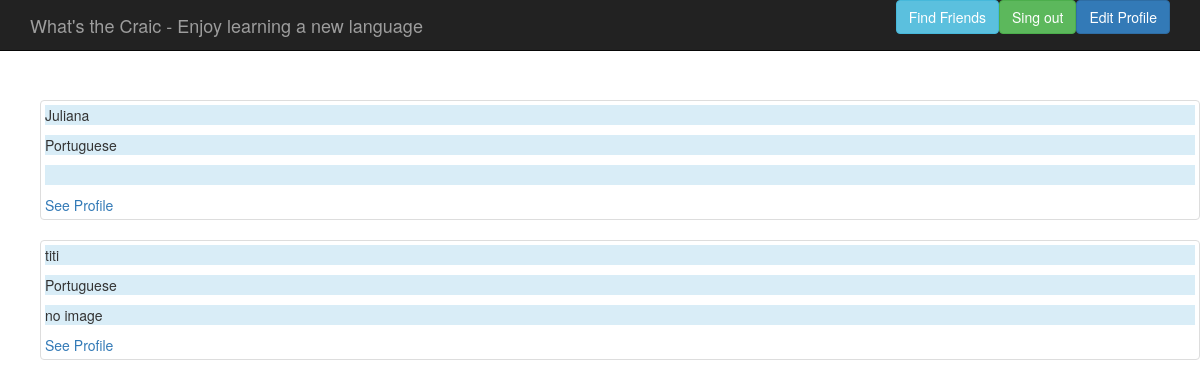
Page /profile/findfriends/ (signed in) on the committed database.
### profiles/models.py (models this page shows, shortened)
class Profile(models.Model):
	user = models.OneToOneField(settings.AUTH_USER_MODEL)
	name = models.CharField(max_length=100)
	email = models.EmailField(max_length=100, unique=True)
	nui_id = models.IntegerField(unique=True)
	staff = models.BooleanField(default=True)
	native = models.ForeignKey(Language)
	learning = models.ManyToManyField(Language, related_name="profile_languages")
	picture = models.ImageField(
		blank=True,
		null=True,
		upload_to=download_media_location
		) #, storage=FileSystemStorage(location=settings.PROTECTED_ROOT)
	def find_friends(self):
		possible_friends = set()
		teachers = Profile.find_teachers(self)
		for teacher in teachers:
			for language in teacher.learning.all():
				if self.native == language:
					possible_friends.add(teacher)
		for person in possible_friends.copy():
			if(person.are_friends(self)):
				possible_friends.remove(person)
			if person.waiting_friendship_approval(self):
				possible_friends.remove(person)
		return possible_friends
	def find_teachers(self):
		for language in self.learning.all():
			can_teach = Profile.objects.filter(native=language)
		return can_teach
	def are_friends(self, profile):
		friend = Friendship.objects.filter((Q(from_user=self) | Q(to_user=self)) & (Q(from_user=profile) | Q(to_user=profile)) & Q(status=True))
		if friend:
			return True
		else:
			return False
	def waiting_friendship_approval(self, profile):
		exist = Friendship.objects.filter((Q(from_user=self) | Q(to_user=self)) & (Q(from_user=profile) | Q(to_user=profile)) & Q(status=False))
		if exist:
			friend = Friendship.objects.get((Q(from_user=self) | Q(to_user=self)) & (Q(from_user=profile) | Q(to_user=profile)) & Q(status=False))
			if friend:
				return friend.from_user
		else:
			return False

### languages/models.py (models this page shows)
class Language(models.Model):
	name = models.CharField(max_length=100)
	code = models.CharField(max_length=10)
	flag = models.ImageField(
		blank=True,
		null=True,
		upload_to=download_media_location
		) #, storage=FileSystemStorage(location=settings.PROTECTED_ROOT)
	def __str__(self): #def __unicode__(self):
		return self.name

### profiles/views.py (the view)
class FindFriends(SuccessMessageMixin, TemplateView):
	template_name = "findfriends.html"
	def get_context_data(self, **kwargs):
		context = super(FindFriends, self).get_context_data(**kwargs)
		user = self.request.user
		profile = Profile.objects.get(user=self.request.user)
		possible_friends = Profile.find_friends(profile)
		context["profile"] = profile
		context["possible_friends"] = possible_friends
		context["site_name"] = 	"What's the Craic?"
		context["title"] = 	""
		context["submit_btn"] = ""
		return context

### templates/findfriends.html (shortened to what this page needs)
{% extends "base.html" %}
{% load staticfiles %}
{% block content %}
<nav class="navbar navbar-inverse navbar-fixed-top">
    <div class="container">
        <div class="navbar-header">
            <a class="navbar-brand" href="#">What's the Craic - Enjoy learning a new language</a>
        </div>
        <div id="navbar" class="navbar-collapse collapse">
            <a href="{% url 'profiles:update' profile.id %}" class="btn btn-primary pull-right">Edit Profile</a>
            <a href="{% url 'logout'%}" class="btn btn-success pull-right">Sing out</a>
            <a href="{% url 'profiles:findfriends'%}" class="btn btn-info pull-right">Find Friends</a>
        </div>
    </div>
</nav>
{% if possible_friends %}
    <ul style="margin-top: 100px;">
    {% for possible_friend in possible_friends %}
            <li class="thumbnail">
                <p class="bg-info">{{ possible_friend.name }}</p>
                <p class="bg-info">{{ possible_friend.native }}</p>
                {% if possible_friend.picture %}
                <p class="bg-info"><img style="width: 100px;" src="{{possible_friend.picture.url}}" alt=""></p>
                {% else %}
                    <p class="bg-info">no image</p>
                {% endif %}
                <a href="{% url 'profiles:view' possible_friend.id%}">See Profile</a>
            </li>
    {% endfor %}
    </ul>
{% else %}
    <h1>None</h1>
{% endif %}
{% endblock content %}

### rows in the picture
Profile: name "Juliana", native "Portuguese"
Profile: name "titi", native "Portuguese", picture "no image"
